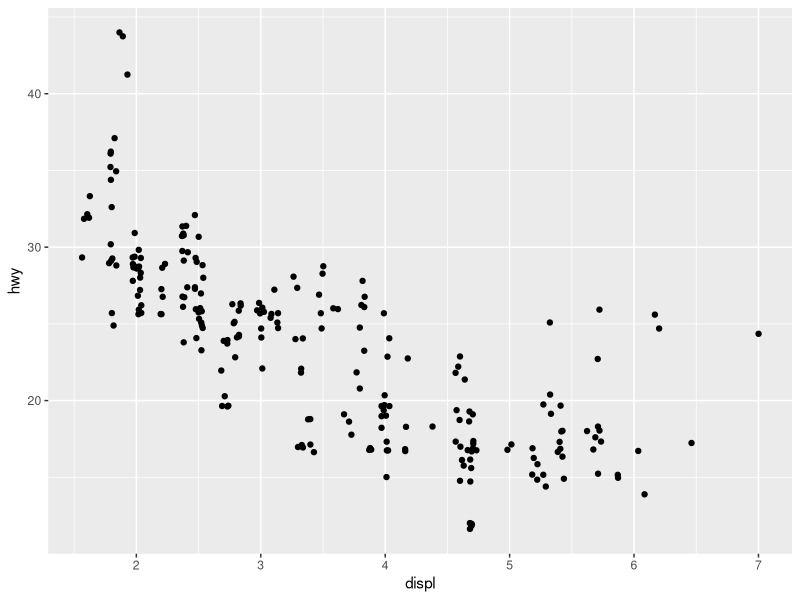
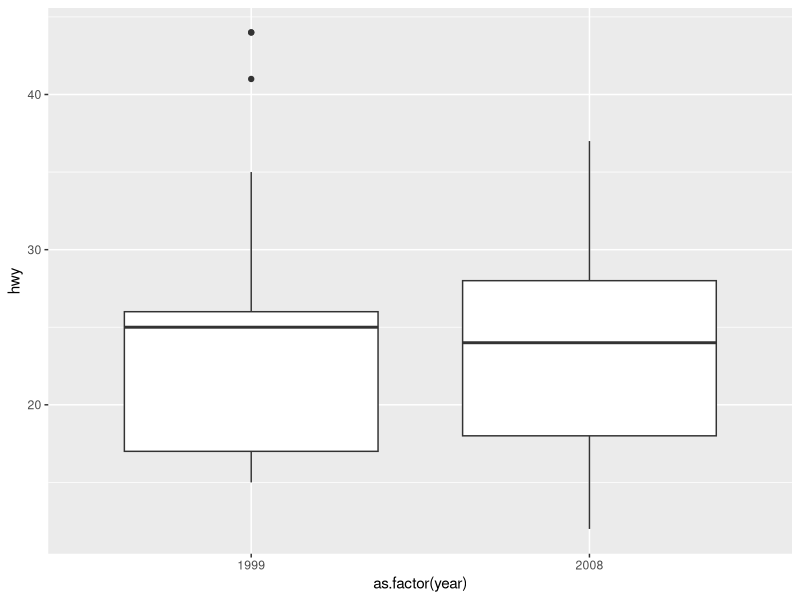
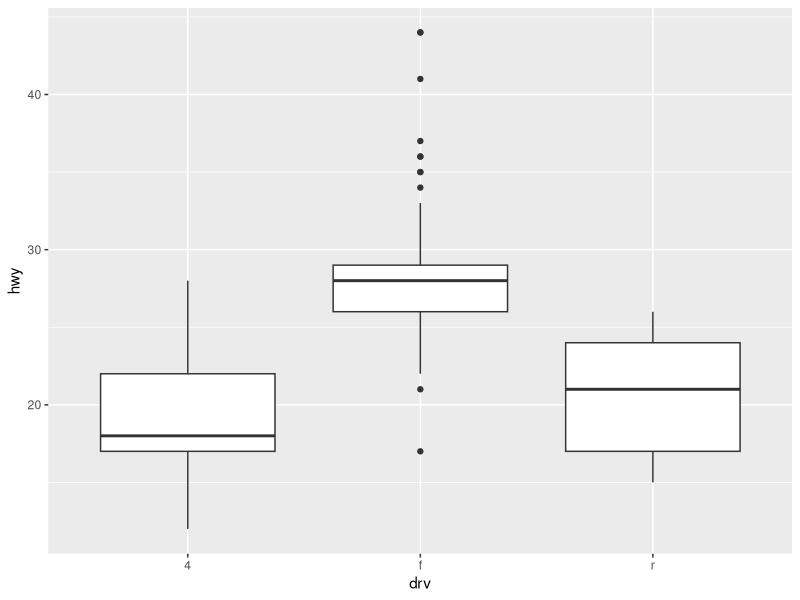
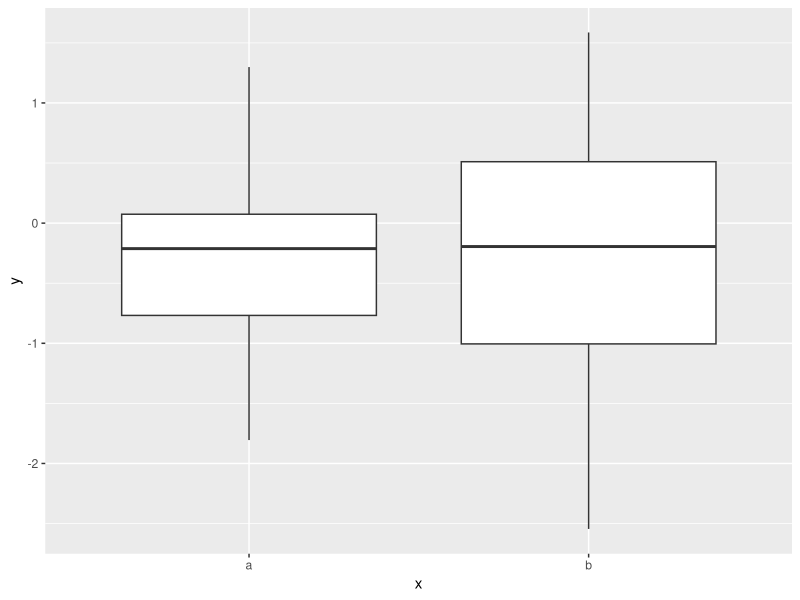
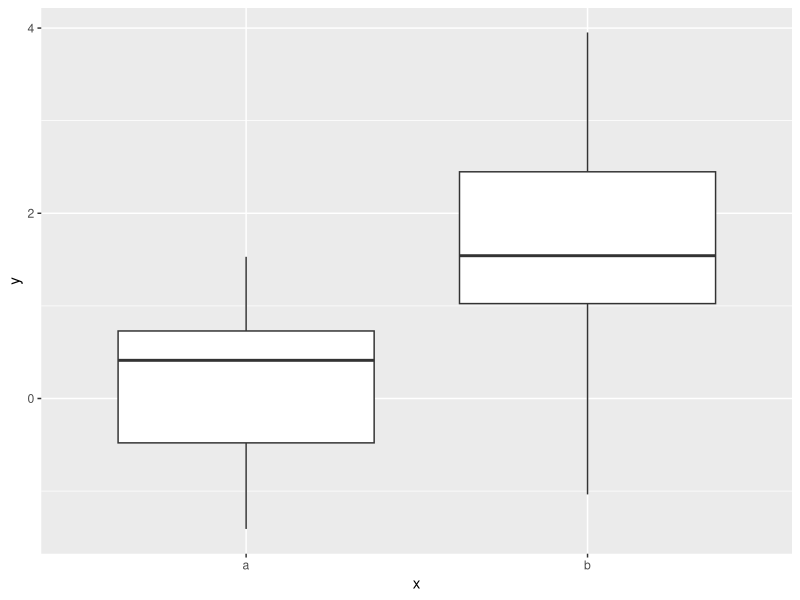
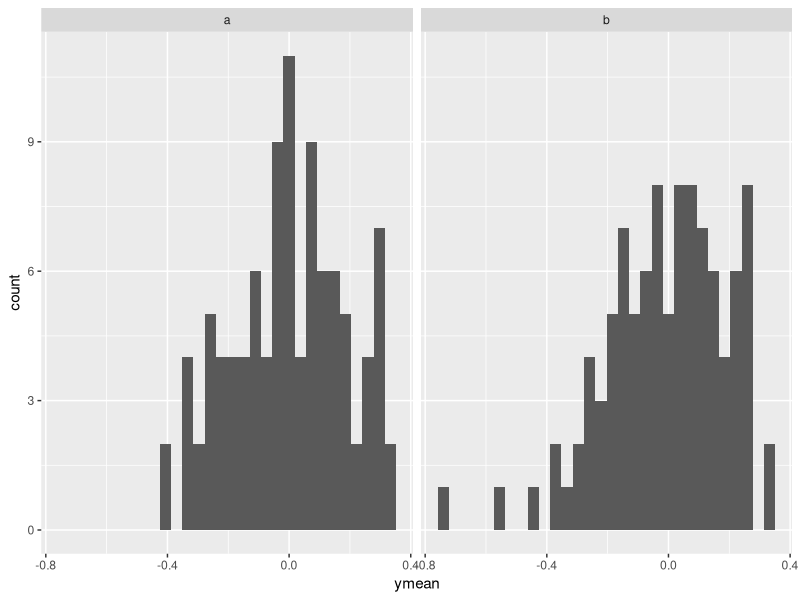
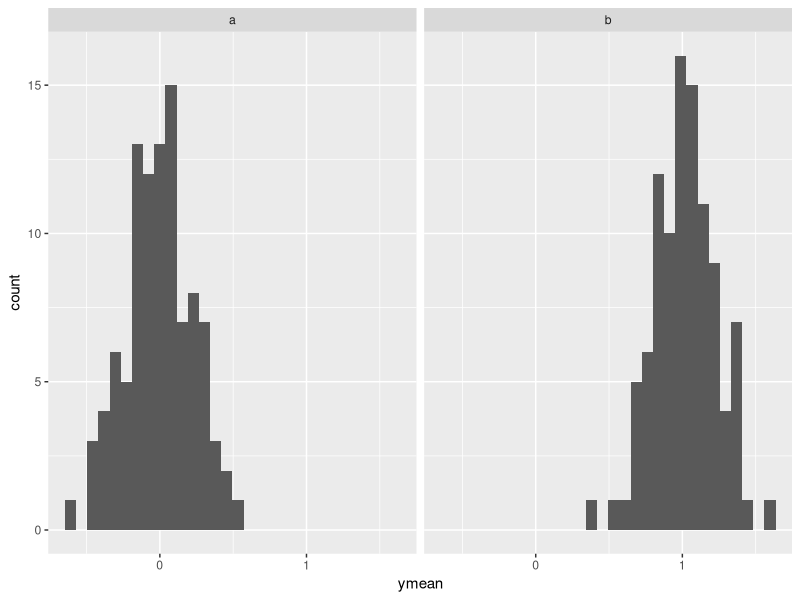
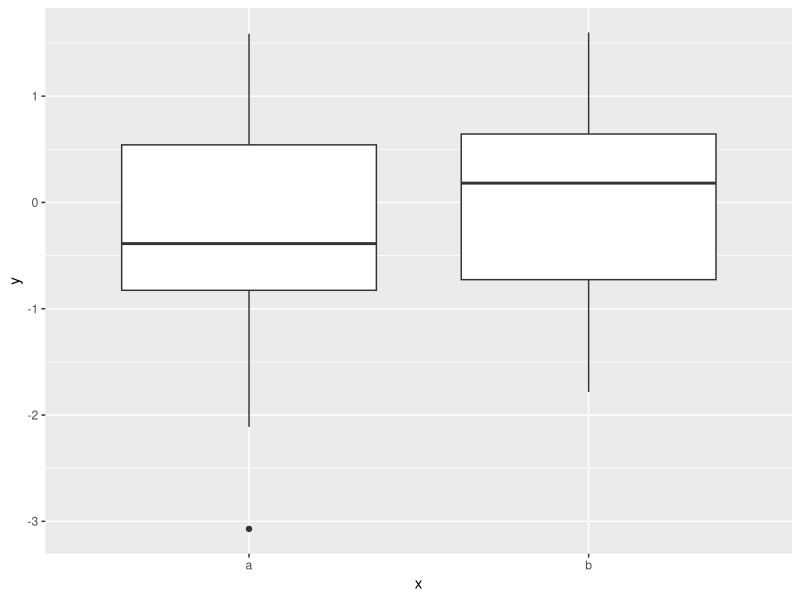

These figures' R source, in order:
## ---- chunk 1
knitr::opts_chunk$set(echo = TRUE)
library(tidyverse)
## ---- chunk 2
ggplot(mpg) + geom_jitter(aes(x=displ, y=hwy))
## ---- chunk 3
ggplot(mpg) + geom_boxplot(aes(x=as.factor(year), y=hwy))
## ---- chunk 4
ggplot(mpg) + geom_boxplot(aes(x=drv, y=hwy))
## ---- chunk 5
fit <- lm(hwy ~ displ + drv + as.factor(year), data=mpg)
anova(fit)
## ---- chunk 6
set.seed(1)
N <- 50
K <- 100
x1 <- replicate(K, sample(c("a", "b"), N, replace=TRUE))
y1 <- rnorm(K * N, 0)
sim1 <- tibble(k=rep(1:K, each=N), x=as.factor(x1), y=y1)
## ---- chunk 7
sim1 %>% filter(k==1) %>%
  ggplot(aes(x=x, y=y)) + geom_boxplot()
## ---- chunk 8
sim1 %>% filter(k==1) %>%
  lm(y ~ x, data = .) %>% summary()
## ---- chunk 9
set.seed(2)
N <- 50
K <- 100
x2 <- replicate(K, sample(c("a", "b"), N, replace=TRUE))
y2 <- rnorm(K * N, recode(x2, a=0, b=1))
sim2 <- tibble(k=rep(1:K, each=N), x=as.factor(x2), y=y2)
## ---- chunk 10
sim2 %>% filter(k==1) %>%
  ggplot(aes(x=x, y=y)) + geom_boxplot()
## ---- chunk 11
sim2 %>% filter(k==1) %>%
  lm(y ~ x, data = .) %>% summary()
## ---- chunk 12
sim1 %>% group_by(k, x) %>% summarize(ymean = mean(y)) %>%
  ggplot(aes(x=ymean)) + geom_histogram() + facet_wrap(~x)
## ---- chunk 13
sim2 %>% group_by(k, x) %>% summarize(ymean = mean(y)) %>%
  ggplot(aes(x=ymean)) + geom_histogram() + facet_wrap(~x)
## ---- chunk 14
library(modelr)
library(broom)
fit1 <- tibble(k=1:K)
fit1 <- fit1 %>%
  mutate(fit=map(k, ~ lm(y ~ x, data=filter(sim1, k == .))),
         test.statistic=map_dbl(fit, ~ glance(.)$statistic),
         p.value=map_dbl(fit, ~ glance(.)$p.value),
         coef=map_dbl(fit, ~ coef(.)["xb"]))
## ---- chunk 15
fit1 %>%
  filter(p.value < 0.05) %>%
  arrange(p.value)
## ---- chunk 16
filter(sim1, k == 26) %>% ggplot(aes(x, y)) + geom_boxplot()
## ---- chunk 17
filter(sim1, k == 26) %>% lm(y ~ x, data = .) %>% summary()
## ---- chunk 18
fit2 <- tibble(k=1:K)
fit2 <- fit2 %>%
  mutate(fit=map(k, ~ lm(y ~ x, data=filter(sim2, k == .))),
         test.statistic=map_dbl(fit, ~ glance(.)$statistic),
         p.value=map_dbl(fit, ~ glance(.)$p.value),
         coef=map_dbl(fit, ~ coef(.)["xb"]))
## ---- chunk 19
fit2 %>%
  filter(p.value > 0.05) %>%
  arrange(desc(p.value))
## ---- chunk 20
filter(sim2, k == 9) %>% ggplot(aes(x, y)) + geom_boxplot()
## ---- chunk 21
filter(sim2, k == 9) %>% lm(y ~ x, data = .) %>% summary()
## ---- chunk 22
fit1 %>% select(test.statistic, p.value, coef) %>%
  gather(test.statistic, p.value, coef,
         key="type", value="value") %>%
  ggplot(aes(x=value)) + geom_histogram() +
  facet_wrap(~type, scales="free_x")
## ---- chunk 23
fit2 %>% select(test.statistic, p.value, coef) %>%
  gather(test.statistic, p.value, coef,
         key="type", value="value") %>%
  ggplot(aes(x=value)) + geom_histogram() +
  facet_wrap(~type, scales="free_x")
## ---- chunk 24
fit1 %>% filter(p.value < 0.05) %>% arrange(p.value)
## ---- chunk 25
fit2 %>% filter(p.value > 0.05) %>% arrange(p.value)
## ---- chunk 26
fit2 %>% filter(p.value < 0.05) %>% arrange(p.value)
## ---- chunk 27
fit <- lm(hwy ~ displ + drv + as.factor(year), data=mpg)
summary(fit)
## ---- chunk 28
ggplot(mpg) + geom_boxplot(aes(x=as.factor(year), y=hwy))
## ---- chunk 29
lm(hwy ~ as.factor(year), data=mpg) %>% summary()
## ---- chunk 30
lm(hwy ~ displ + as.factor(year), data=mpg) %>% summary()
## ---- chunk 31
fit <- lm(hwy ~ displ, data=mpg)
mpg %>% add_residuals(fit) %>% ggplot() + 
  geom_boxplot(aes(x=as.factor(year), y=resid))
## ---- chunk 32
fit1 <- lm(hwy ~ displ, data=mpg)
fit2 <- lm(hwy ~ displ + as.factor(year), data=mpg)
anova(fit1, fit2)
## ---- chunk 33
fit1 <- lm(hwy ~ displ + as.factor(year), data=mpg)
fit2 <- lm(hwy ~ displ + as.factor(year) + drv, data=mpg)
anova(fit1, fit2)
## ---- chunk 34
lm(hwy ~ displ + as.factor(year) + drv, data=mpg) %>% anova()
## ---- chunk 35
set.seed(3)
N <- 75
P <- 100
y <- rnorm(N)
x <- replicate(P, rnorm(N))
colnames(x) <- paste0("x", 1:P)
sim3 <- bind_cols(tibble(y=y), as_tibble(x))
## ---- chunk 36
fit3 <- tibble(xvar=1:P)
fit3 <- fit3 %>%
  mutate(fit=map(xvar, ~ lm(as.formula(paste0("y ~ x", .)), 
                            data=sim3)),
         test.statistic=map_dbl(fit, ~ glance(.)$statistic),
         p.value=map_dbl(fit, ~ glance(.)$p.value),
         coef=map_dbl(fit, ~ coef(.)[2]))
## ---- chunk 37
fit3 %>% 
  filter(p.value < 0.05) %>%
  arrange(p.value)
## ---- chunk 38
ggplot(sim3, aes(x=x57, y=y)) + geom_point() + geom_smooth()
## ---- chunk 39
fit3 %>%
  mutate(p.bonf = p.adjust(p.value,
                           method="bonferroni")) %>%
  arrange(p.bonf)
## ---- chunk 40
fit3 %>%
  mutate(p.fdr = p.adjust(p.value,
                          method="fdr")) %>%
  arrange(p.fdr)
## ---- chunk 41
n <- 500
ex1 <- tibble(x=rep(c("a", "b"), each=n),
              y=rnorm(2 * n, recode(x, a=0, b=1), 1.5))
ggplot(ex1, aes(x=x, y=y)) + geom_jitter(height=0)
## ---- chunk 42
anova(lm(y ~ x, data=ex1)) # test for significance

library(MASS)
fit <- lda(x ~ y, data=ex1)
mean(ex1$x == predict(fit)$class) # predictive accuracy
## ---- chunk 43
n <- 500
ex2 <- tibble(x=runif(n, -1, 1),
              y=runif(n, -1, 1),
              z=ifelse(x * y > 0, "a", "b"))
ggplot(ex2, aes(x=x, y=y, color=z)) + geom_point()
## ---- chunk 44
anova(lm(x ~ z, data=ex2)) # not significant
anova(lm(y ~ z, data=ex2)) # not significant
